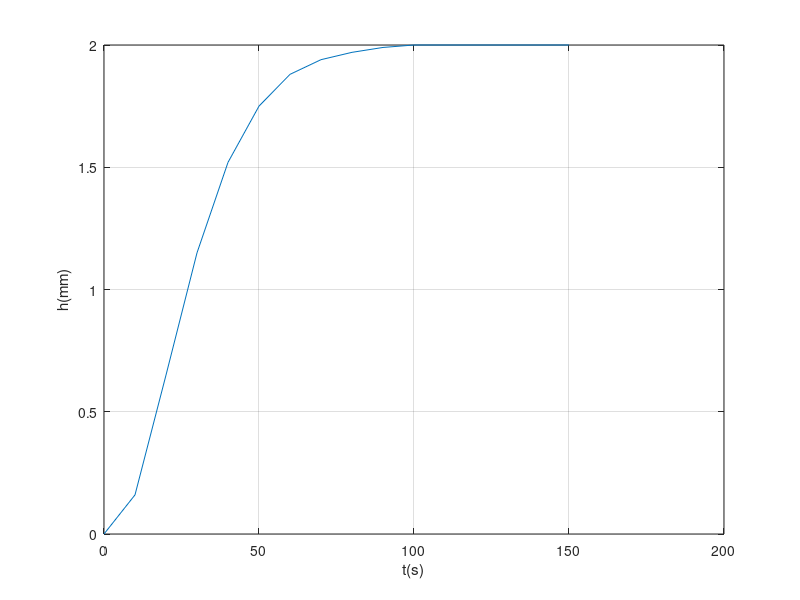

Here is the MATLAB script that generated this plot:
t = [0 10 20 30 40 50 60 70 80 90 100 150];
h = [0 0.16 0.65 1.15 1.52 1.75 1.88 1.94 1.97 1.99 2.0 2.00];
plot(t,h);
xlabel('t(s)'); % x坐标命名
ylabel('h(mm)');
grid on; % 打开网格
hold on; % 当有新坐标线画出则保留原图，与hold off相对